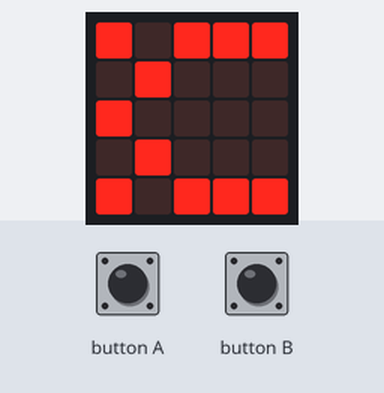
Bench run of a program on a simulated BBC micro:bit (MakeCode). Parts: the board's 5×5 LED display. The test bench sets the inputs (shaded band).

Above: at 0.6 s.
2.3 s: button A pressed for 0.15 s
At 2.5 s:
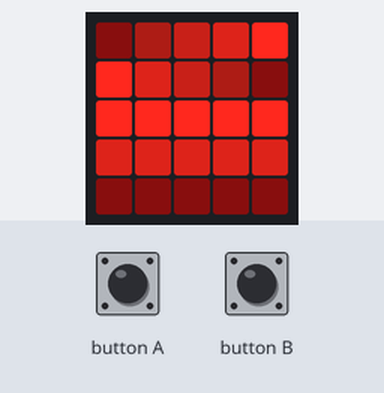
At 2.9 s:
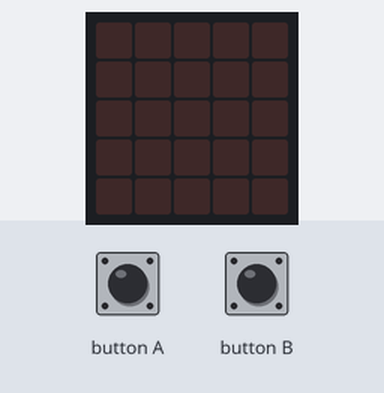
4.0 s: button B pressed for 0.15 s
At 5.0 s:
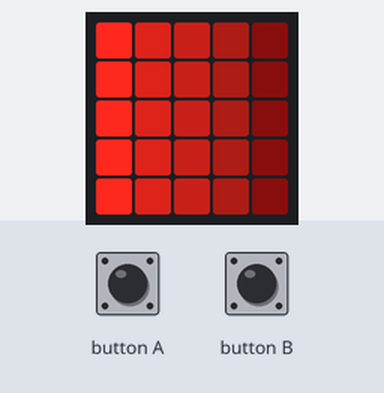
Timing chart, 0 to 7.0 s (numbered marks = the images above; inputs shaded):
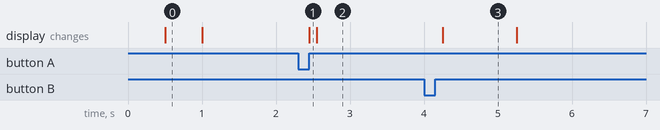

Measured:
- after the input at 2.3 s, the display: changes after 0.15 s (image 1)
- after the input at 4.0 s, the display: changes after 0.25 s (image 3)
- what the display in image 0 shows lasts 0.5 s, from 0.5 s to 1.0 s
- what the display in image 3 shows lasts 1.0 s, from 4.3 s to 5.3 s

The program:

main.ts
```typescript
input.onButtonPressed(Button.A, function () {
    basic.clearScreen()
    x = 0
    y = 0
    list = [
    [
    10,
    50,
    100,
    150,
    255
    ],
    [
    255,
    150,
    100,
    50,
    10
    ],
    [
    255,
    255,
    255,
    255,
    255
    ],
    [
    150,
    150,
    150,
    150,
    150
    ],
    [
    10,
    10,
    10,
    10,
    10
    ]
    ]
    for (let y = 0; y <= 4; y++) {
        for (let x = 0; x <= 4; x++) {
            led.plotBrightness(x, y, list[y][x])
        }
    }
    basic.pause(100)
    basic.clearScreen()
})
input.onButtonPressed(Button.B, function () {
    basic.clearScreen()
    if (true) {
        a = 255
        b = 150
        c = 100
        d = 50
        e = 10
    }
    x = 0
    y = 0
    list = [
    [
    a,
    b,
    c,
    d,
    e
    ],
    [
    a,
    b,
    c,
    d,
    e
    ],
    [
    a,
    b,
    c,
    d,
    e
    ],
    [
    a,
    b,
    c,
    d,
    e
    ],
    [
    a,
    b,
    c,
    d,
    e
    ]
    ]
    basic.pause(100)
    for (let index = 0; index < 5; index++) {
        a += a
        b += b
        c += c
        d += d
        e += e
        for (let y = 0; y <= 4; y++) {
            for (let x = 0; x <= 4; x++) {
                led.plotBrightness(x, y, list[y][x])
            }
        }
        basic.pause(100)
    }
    basic.pause(500)
    basic.clearScreen()
})
let e = 0
let d = 0
let c = 0
let b = 0
let a = 0
let list: number[][] = []
let y = 0
let x = 0
x = 0
y = 0
list = [
[
1,
0,
1,
0,
1
],
[
0,
1,
0,
1,
0
],
[
1,
0,
0,
0,
1
],
[
1,
0,
0,
0,
1
],
[
1,
0,
0,
0,
1
]
]
for (let y = 0; y <= 4; y++) {
    for (let x = 0; x <= 4; x++) {
        if (list[y][x] == 1) {
            led.plot(x, y)
        } else {
            led.unplot(x, y)
        }
    }
}
basic.pause(500)
for (let y = 0; y <= 4; y++) {
    for (let x = 0; x <= 4; x++) {
        if (list[y][x] == 1) {
            led.plot(y, x)
        } else {
            led.unplot(y, x)
        }
    }
}
basic.pause(500)
basic.clearScreen()
if (a >= 250) {
    a += a - 50
} else if (a <= 10) {
    a += a + 50
}
if (b >= 250) {
    b += b - 50
} else if (b <= 10) {
    b += b + 50
}
if (c >= 250) {
    c += c - 50
} else if (c <= 10) {
    c += c + 50
}
if (d >= 250) {
    d += d - 50
} else if (d <= 10) {
    d += d + 50
}
if (e >= 250) {
    e += e - 50
} else if (e <= 10) {
    e += e + 50
}
```

test.ts
```typescript
// 在這裡測試；當此封包作為擴充功能時，將不會編譯此內容。
```
